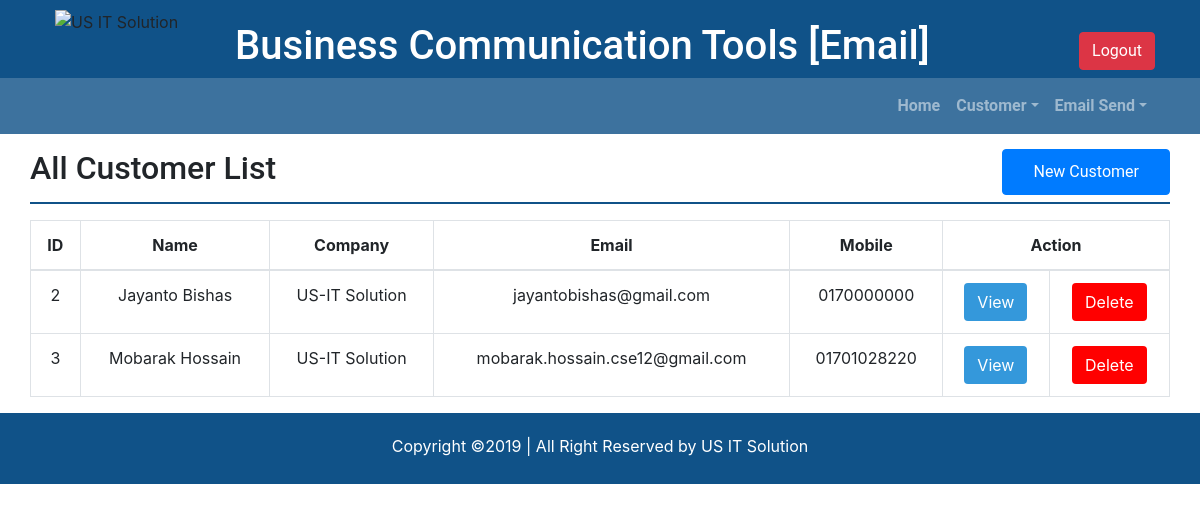
The page /allCustomer.php (signed in) on the database its author committed.
### tables this page shows
CREATE TABLE `information` (
  `id` int(11) NOT NULL,
  `customer_name` varchar(100) NOT NULL,
  `company_name` varchar(100) NOT NULL,
  `mobile` varchar(100) NOT NULL,
  `email` varchar(100) NOT NULL,
  `web_address` varchar(100) NOT NULL,
  `address` varchar(100) NOT NULL,
  `photos` text NOT NULL
);

### allCustomer.php (the view, shortened to what this page needs)
<!DOCTYPE html>
<html>
<?php
include("header.php");
include("connection.php");
$query = "SELECT * FROM information";
$data = mysqli_query($conn, $query);
$total = mysqli_num_rows($data);
if ($total!= 0) {
?>
    <div id="main-content">
        <div class="container">
            <div class="row">
                <div class="content-all">
                    <h2>All Customer List <button class="btn btn-primary"><a href="newCustomer.php" style="color: #fff; text-decoration: none">New Customer</a></button></h2>
                    <table class="table table-bordered mt-3 table-hover text-center">
                        <thead>
                            <tr>
                                <th>ID</th>
                                <th>Name</th>
                                <th>Company</th>
                                <th>Email</th>
                                <th>Mobile</th>
                                <th colspan="2">Action</th>
                            </tr>
                        </thead>
                <?php
                while ($result = mysqli_fetch_assoc($data)) { ?>
                    <tr>
                            <td><?php echo $result['id']; ?></td>
                            <td><?php echo $result['customer_name']; ?></td>
                            <td><?php echo $result['company_name']; ?></td>
                            <td><?php echo $result['email']; ?></td>
                            <td><?php echo $result['mobile']; ?></td>
                            <td><a href="view.php?id=<?php echo $result['id']; ?>" class='btn view'>View</a></td>
                            <td><a href="delete.php?id=<?php echo $result['id']; ?>" class='btn delete' onclick = 'return checkdelete()'>Delete</a></td>
                        </tr>
                   <?php }
                }else{
                    echo "No record found";
                }
                ?>
                </table>
                </div>
            </div>
        </div>
    </div>
<?php
include("footer.php");
?>
</body>
</html>

### header.php (shortened to what this page needs)
<!DOCTYPE html>
<html>
<head>
    <link rel="stylesheet" type="text/css" media="screen" href="main.css">
    <link rel="stylesheet" href="https://maxcdn.bootstrapcdn.com/bootstrap/4.0.0/css/bootstrap.min.css">
</head>
<body>
    <header id="header-section">
        <div class="container">
            <div class="row">
                <div class="col-md-2">
                    <div class="logo">
                        <img src="images/companyLogo.png" alt="US IT Solution">
                    </div>
                </div>
                <div class="col-md-10">
                    <div class="header-text">
                        <h1>Business Communication Tools [Email]   <a class="btn btn-danger btnLogout" href="logout.php">Logout</a></h1>
                    </div>
                </div>
            </div>
        </div>
    </header>
    <div id="menu-section">
        <nav class="navbar navbar-expand-md navbar-dark">
            <div class="container">
                <div class="collapse navbar-collapse" id="navbarNav">
                    <ul class="navbar-nav ml-auto">
                        <li class="nav-item"><a class="nav-link" href="index.php">Home</a></li>
                        <li class="nav-item dropdown">
                            <a class="nav-link dropdown-toggle" href="#" id="navbardrop" data-toggle="dropdown">Customer</a>
                        </li>
                        <li class="nav-item dropdown">
                            <a class="nav-link dropdown-toggle" href="#" id="navbardrop" data-toggle="dropdown">Email Send</a>
                        </li>
                    </ul>
                </div>
            </div>
        </nav>
    </div>
</body>
</html>

### footer.php (shortened to what this page needs)
<footer>
        <div class="container">
            <div class="row">
                <div class="footer-content">
                    <p>Copyright &copy;2019 | All Right Reserved by US IT Solution</p>
                </div>
            </div>
        </div>
</footer>

### main.css (style rules this page uses)
*, *::before, *::after { margin: 0; padding: 0; box-sizing: border-box; }
#header-section { background: #105288; }
.logo img { width: 80px; margin: 10px; }
.header-text { color: #fff; }
.header-text h1 { margin-top: 22px; font-size: 40px; font-family: roboto; }
.nav-link { font-weight: bold; font-family: roboto; }
nav.navbar.navbar-expand-md.navbar-dark { background: #105288cf; }
footer { background: #105288; }
.footer-content { width: 100%; text-align: center; color: #fff; }
.footer-content p { padding: 10px 0; margin-top: 11px; }
.content-all { width: 100%; }
.content-all h2 { padding: 15px 0; font-family: roboto; border-bottom: 2px solid #105288; }
.view { color: #fff; background-color: #3498DB; }
.delete { color: #fff; background-color: red; }
button.btn.btn-primary { padding: 10px 30px; text-align: center; float: right; }
.btnLogout { float: right; margin-top: 10px; }

### rows shown on the page
information: id "2", customer_name "Jayanto Bishas", company_name "US-IT Solution", email "jayantobishas@gmail.com", mobile "0170000000"
information: id "3", customer_name "Mobarak Hossain", company_name "US-IT Solution", email "mobarak.hossain.cse12@gmail.com", mobile "01701028220"
